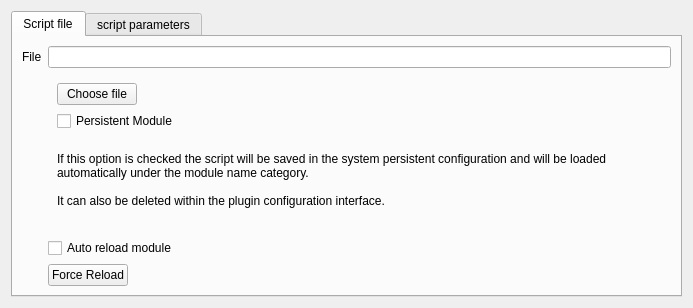
<?xml version="1.0" encoding="UTF-8"?>
<ui version="4.0">
 <comment>
  * Released as open source by Gabriel Caudrelier
  *
  * Developed by Gabriel Caudrelier, gabriel dot caudrelier at gmail dot com
  *
  * https://github.com/metrodango/pip3line
  *
  * Released under BSD 3-Clause see LICENSE for more information
</comment>
 <class>ModuleTransformWidget</class>
 <widget class="QWidget" name="ModuleTransformWidget">
  <property name="geometry">
   <rect>
    <x>0</x>
    <y>0</y>
    <width>693</width>
    <height>308</height>
   </rect>
  </property>
  <property name="windowTitle">
   <string>Form</string>
  </property>
  <layout class="QVBoxLayout" name="verticalLayout">
   <item>
    <widget class="QTabWidget" name="tabWidget">
     <property name="currentIndex">
      <number>0</number>
     </property>
     <widget class="QWidget" name="scriptTab">
      <attribute name="title">
       <string>Script file</string>
      </attribute>
      <layout class="QFormLayout" name="formLayout_2">
       <item row="0" column="0">
        <widget class="QLabel" name="fileLabel">
         <property name="text">
          <string>File</string>
         </property>
        </widget>
       </item>
       <item row="0" column="1">
        <widget class="QLineEdit" name="fileLineEdit">
         <property name="readOnly">
          <bool>true</bool>
         </property>
        </widget>
       </item>
       <item row="3" column="1">
        <widget class="QStackedWidget" name="stackedWidget">
         <widget class="QWidget" name="basePage">
          <layout class="QVBoxLayout" name="verticalLayout_2">
           <item>
            <widget class="QPushButton" name="choosePushButton">
             <property name="sizePolicy">
              <sizepolicy hsizetype="Maximum" vsizetype="Fixed">
               <horstretch>0</horstretch>
               <verstretch>0</verstretch>
              </sizepolicy>
             </property>
             <property name="text">
              <string>Choose file</string>
             </property>
            </widget>
           </item>
           <item>
            <widget class="QCheckBox" name="makePersistentCheckBox">
             <property name="toolTip">
              <string>If selected this script will be saved in the system configuration, and will appear under the &quot;python 2,7&quot; category</string>
             </property>
             <property name="text">
              <string>Persistent Module</string>
             </property>
            </widget>
           </item>
           <item>
            <widget class="QLabel" name="baseLabel">
             <property name="sizePolicy">
              <sizepolicy hsizetype="MinimumExpanding" vsizetype="Preferred">
               <horstretch>0</horstretch>
               <verstretch>0</verstretch>
              </sizepolicy>
             </property>
             <property name="text">
              <string>If this option is checked the script will be saved in the system persistent configuration and will be loaded automatically under the module name category.

It can also be deleted within the plugin configuration interface.</string>
             </property>
             <property name="wordWrap">
              <bool>true</bool>
             </property>
            </widget>
           </item>
          </layout>
         </widget>
         <widget class="QWidget" name="autoPage">
          <layout class="QVBoxLayout" name="verticalLayout_3">
           <item>
            <widget class="QLabel" name="autoLabel">
             <property name="text">
              <string>This module was automatically loaded from a default location.</string>
             </property>
             <property name="wordWrap">
              <bool>true</bool>
             </property>
            </widget>
           </item>
          </layout>
         </widget>
        </widget>
       </item>
       <item row="4" column="1">
        <widget class="QCheckBox" name="autoReloadCheckBox">
         <property name="text">
          <string>Auto reload module</string>
         </property>
        </widget>
       </item>
       <item row="5" column="1">
        <widget class="QPushButton" name="forceReloadPushButton">
         <property name="sizePolicy">
          <sizepolicy hsizetype="Maximum" vsizetype="Fixed">
           <horstretch>0</horstretch>
           <verstretch>0</verstretch>
          </sizepolicy>
         </property>
         <property name="text">
          <string>Force Reload</string>
         </property>
        </widget>
       </item>
      </layout>
     </widget>
     <widget class="QWidget" name="paramtersTab">
      <attribute name="title">
       <string>script parameters</string>
      </attribute>
      <layout class="QVBoxLayout" name="verticalLayout_4">
       <item>
        <widget class="QWidget" name="widget" native="true">
         <layout class="QHBoxLayout" name="horizontalLayout">
          <item>
           <widget class="QPushButton" name="addParamPushButton">
            <property name="sizePolicy">
             <sizepolicy hsizetype="Maximum" vsizetype="Fixed">
              <horstretch>0</horstretch>
              <verstretch>0</verstretch>
             </sizepolicy>
            </property>
            <property name="text">
             <string>Add parameter</string>
            </property>
           </widget>
          </item>
         </layout>
        </widget>
       </item>
       <item>
        <widget class="QTableView" name="parameterstableView">
         <property name="selectionMode">
          <enum>QAbstractItemView::SingleSelection</enum>
         </property>
         <property name="selectionBehavior">
          <enum>QAbstractItemView::SelectRows</enum>
         </property>
        </widget>
       </item>
      </layout>
     </widget>
    </widget>
   </item>
  </layout>
 </widget>
 <resources/>
 <connections/>
</ui>
